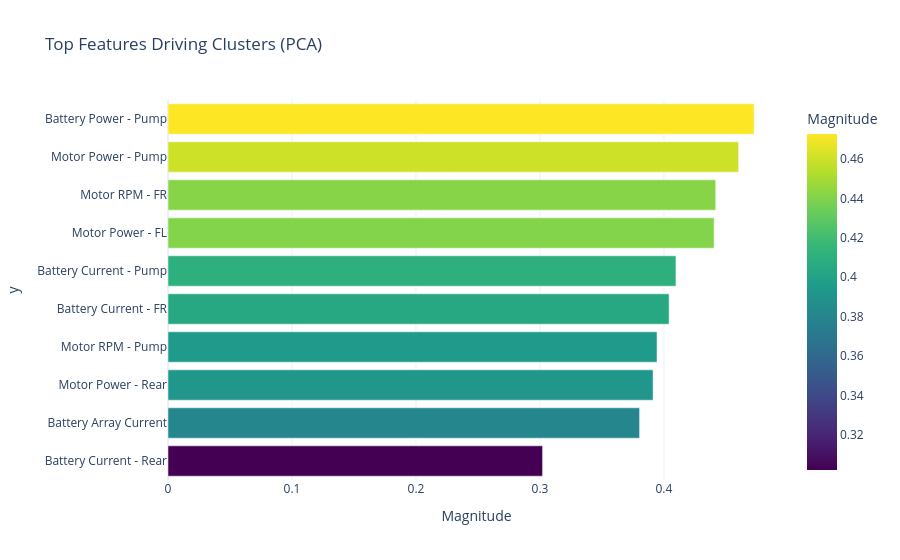

Here is the notebook cell this chart was saved with:
### Markdown cell above
**PREPARE VISUALIZATION DATA**

### Code cell
# PCA Projection
pca = PCA(n_components=2)
components = pca.fit_transform(X_scaled) # Fit PCA on the scaled data and transform it into the new 2D coordinates.

# Create a DataFrame for visualization to hold all necessary plotting data.
df_vis = pd.DataFrame(data=components, columns=['PC1', 'PC2'])

# Add the original class labels (decoded from numbers back to error names).
df_vis['Ground_Truth'] = le.inverse_transform(y_encoded)

# Add the predicted cluster labels from all three unsupervised models.
df_vis['KMeans_Label'] = kmeans_labels
df_vis['Agglo_Label'] = agglo_labels
df_vis['GMM_Label'] = gmm_labels

# Dynamic Feature Selection via PCA Loadings
# Identify which features drive the separation in PC1/PC2 space
loadings = pd.DataFrame(pca.components_.T, columns=['PC1', 'PC2'], index=X_reduced.columns)
loadings['Magnitude'] = np.sqrt(loadings['PC1']**2 + loadings['PC2']**2)
features_to_plot = loadings.nlargest(5, 'Magnitude').index.tolist()

# Add these features to df_vis for the Parallel Coordinates plot
for col in features_to_plot:
    df_vis[col] = X_reduced[col].values

# Extract feature importance scores from the trained Random Forest model.
importances = rf.feature_importances_
# Create a sorted DataFrame to rank features by their predictive power.
feature_importance_df = pd.DataFrame({'Feature': X_reduced.columns, 'Importance': importances}).sort_values(by='Importance', ascending=False)

# Select the top 5 most critical features for the User Input form in the dashboard.
top_5_features = feature_importance_df.head(5)['Feature'].tolist()

# Calculate the mean of every feature to use as default values for missing inputs.
feature_means = X_reduced.mean()

# Create a horizontal bar chart showing the top 10 features driving the PCA spread.
fig_pca_imp = px.bar(
    loadings.nlargest(10, 'Magnitude'), 
    x='Magnitude', 
    y=loadings.nlargest(10, 'Magnitude').index, 
    orientation='h', 
    title="Top Features Driving Clusters (PCA)",
    template='plotly_white', 
    color='Magnitude', 
    color_continuous_scale='Viridis'
)
# Ensure the most important feature is at the top of the chart.
fig_pca_imp.update_layout(yaxis={'categoryorder':'total ascending'})

### Figure 1 — Plotly figure (JSON) as saved in the notebook; plotly's stock layout.template omitted (floating-point values rounded to 4 significant figures)
{"data": [{"hovertemplate": "Magnitude=%{marker.color}<br>y=%{y}<extra></extra>", "legendgroup": "", "marker": {"color": [0.4727, 0.4602, 0.4418, 0.4405, 0.4097, 0.4041, 0.3944, 0.3912, 0.3803, 0.3021], "coloraxis": "coloraxis", "pattern": {"shape": ""}}, "name": "", "orientation": "h", "showlegend": false, "textposition": "auto", "type": "bar", "x": [0.4727, 0.4602, 0.4418, 0.4405, 0.4097, 0.4041, 0.3944, 0.3912, 0.3803, 0.3021], "xaxis": "x", "y": ["Battery Power - Pump", "Motor Power - Pump", "Motor RPM - FR", "Motor Power - FL", "Battery Current - Pump", "Battery Current - FR", "Motor RPM - Pump", "Motor Power - Rear", "Battery Array Current", "Battery Current - Rear"], "yaxis": "y"}], "layout": {"barmode": "relative", "coloraxis": {"colorbar": {"title": {"text": "Magnitude"}}, "colorscale": [[0, "#440154"], [0.1111, "#482878"], [0.2222, "#3e4989"], [0.3333, "#31688e"], [0.4444, "#26828e"], [0.5556, "#1f9e89"], [0.6667, "#35b779"], [0.7778, "#6ece58"], [0.8889, "#b5de2b"], [1, "#fde725"]]}, "legend": {"tracegroupgap": 0}, "title": {"text": "Top Features Driving Clusters (PCA)"}, "xaxis": {"anchor": "y", "domain": [0, 1], "title": {"text": "Magnitude"}}, "yaxis": {"anchor": "x", "categoryorder": "total ascending", "domain": [0, 1], "title": {"text": "y"}}}}
